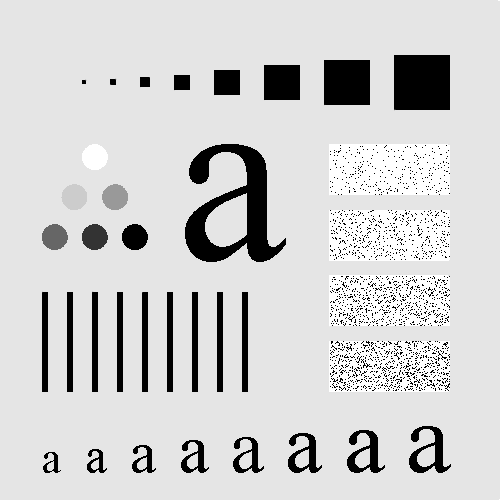
%> input picture image/testPlate.tif, 500 x 500 px
$ octave 6_6_IHPF.m   (GNU Octave 9; MATLAB toolbox functions it lacks are replaced by stand-ins)
%> lines starting %> are read from the running program, lines starting %| are printed output that depends on the picture
I=imread('testPlate.tif');
%> I is the input picture: size 500x500 uint8; min 0, max 255, mean 207.4
figure(1); subplot(2,2,1); imshow(I); title('Input');

F=fft2(I);
Fcenter=fftshift(F);

magF=abs(Fcenter);
figure(1); subplot(2,2,2); imagesc(log(1+magF)); axis image;
title('Spectrum');

[M ,N]=size(I);
%> M = 500; N = 500

u=0:(M-1); v=0:(N-1);
%> after `u=0:(M-1)`: u = 500 values from 0 to 499
%> after `v=0:(N-1)`: v = 500 values from 0 to 499
u=u-M/2; v=v-N/2;
%> after `u=u-M/2`: u = 500 values from -250 to 249
%> after `v=v-N/2`: v = 500 values from -250 to 249

[V, U]=meshgrid(v,u);
D=sqrt(U.^2+V.^2);
figure; imagesc(D); colormap gray; axis image; colorbar;
%> after `colorbar`:
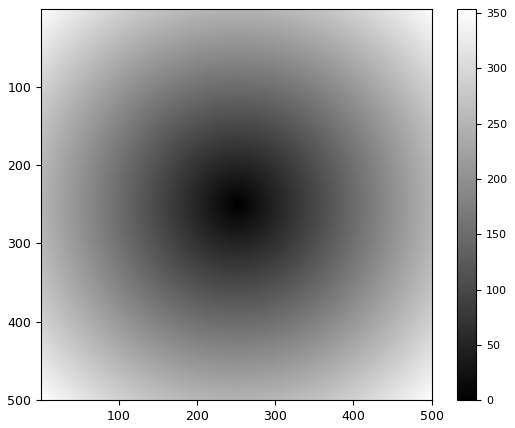
%> figure redrawn from the program's plot data
P=100; %VAR
H=1-double(D<=P); %여기만 다름
figure(1); subplot(2,2,3); imagesc(H); axis image;
title('ILPF Mask: H');

h=real(ifft2(double(ifftshift(H))));
figure; imagesc(fftshift(h)); axis image;
%> after `axis image`:
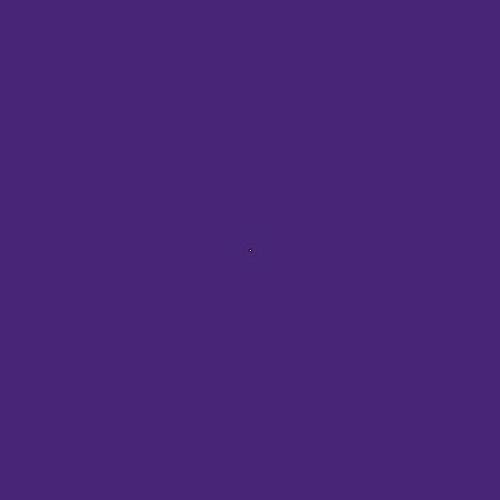
%> displayed picture: size 500x500x3, on the screen's scale of 0 to 255; mean R, G, B 72, 37, 118

G=H.*Fcenter;
magG=abs(G);
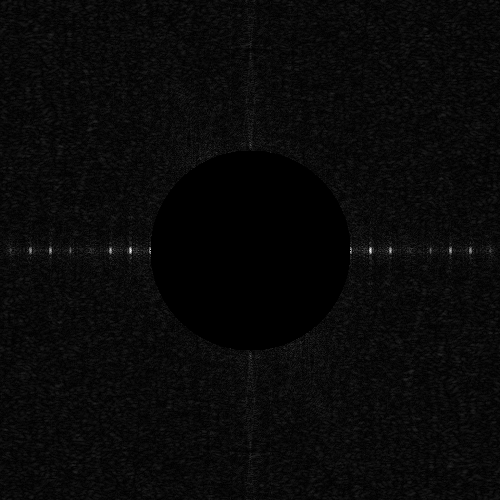
%> magG: size 500x500 double; min 0, max 312768.7, mean 11472.2; drawn with min black and max white
figure(1); subplot(2,2,4); imagesc(log(1+magG)); axis image;
title('Filtering: H*F');
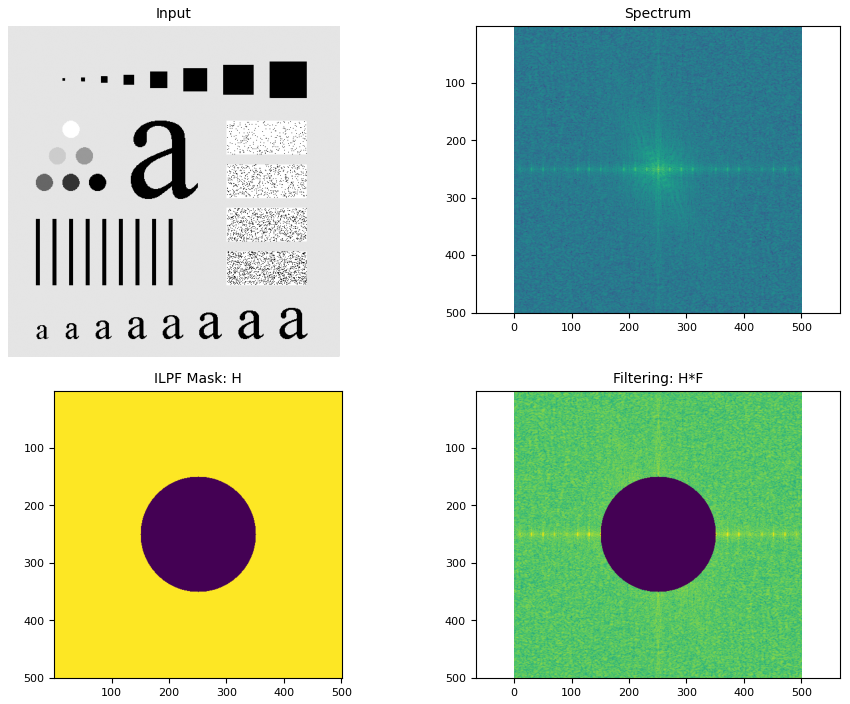
%> figure redrawn from the program's plot data, 4 panels

g=real(ifft2(double(ifftshift(G))));
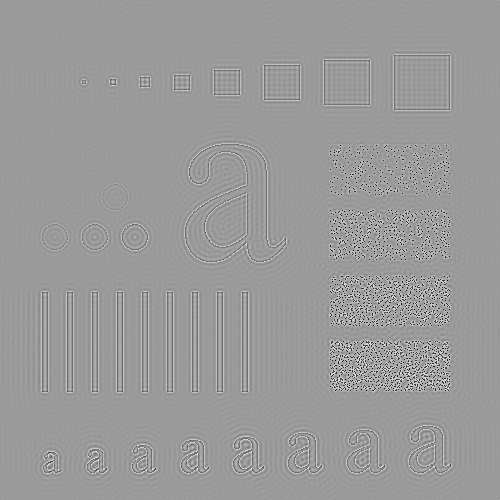
%> g: size 500x500 double; min -279, max 181.4, mean 0; drawn with min black and max white
figure; imshow(uint8(g)); title('Inverse FFT2');
%> after `imshow(uint8(g))`:
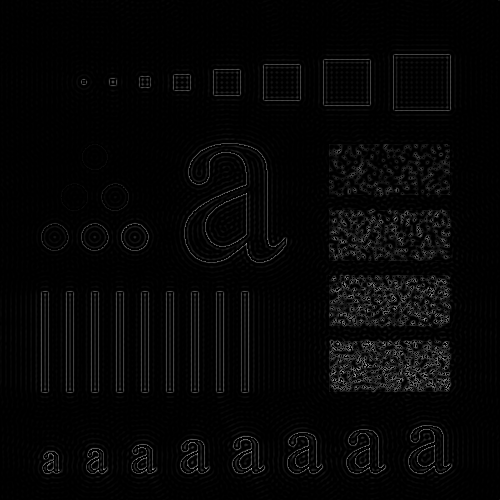
%> displayed picture: size 500x500, on the screen's scale of 0 to 255; min 0, max 181, mean 5.8
